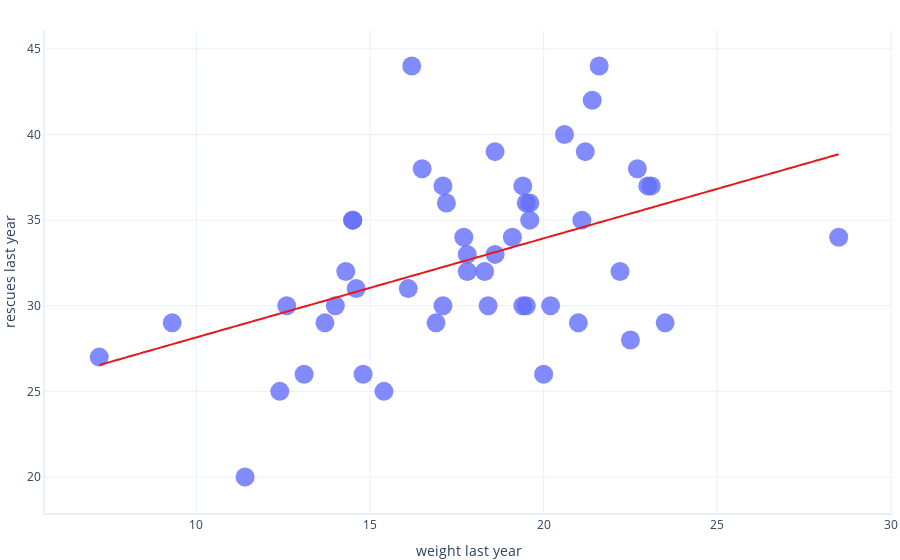

Notebook cell for this chart:
### Code cell
import graphing
import statsmodels.formula.api as smf

# First, we define our formula using a special syntax
# This says that rescues_last_year is explained by weight_last_year
formula = "rescues_last_year ~ weight_last_year"

model = smf.ols(formula = formula, data = df).fit()

graphing.scatter_2D(df, "weight_last_year", "rescues_last_year", trendline = lambda x: model.params[1] * x + model.params[0])
